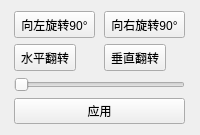
             <widget class="QWidget" name="page_3">
              <property name="geometry">
               <rect>
                <x>0</x>
                <y>0</y>
                <width>200</width>
                <height>135</height>
               </rect>
              </property>
              <attribute name="icon">
               <iconset>
                <normaloff>:/ps/res/ps/rota2.png</normaloff>:/ps/res/ps/rota2.png</iconset>
              </attribute>
              <attribute name="label">
               <string>旋转变换</string>
              </attribute>
              <layout class="QGridLayout" name="gridLayout">
               <item row="3" column="0" colspan="2">
                <widget class="QSlider" name="rotaSlider">
                 <property name="maximum">
                  <number>360</number>
                 </property>
                 <property name="orientation">
                  <enum>Qt::Horizontal</enum>
                 </property>
                </widget>
               </item>
               <item row="1" column="1">
                <widget class="QToolButton" name="btnFlipVertical">
                 <property name="maximumSize">
                  <size>
                   <width>16777215</width>
                   <height>35</height>
                  </size>
                 </property>
                 <property name="focusPolicy">
                  <enum>Qt::NoFocus</enum>
                 </property>
                 <property name="contextMenuPolicy">
                  <enum>Qt::NoContextMenu</enum>
                 </property>
                 <property name="toolTip">
                  <string>垂直翻转</string>
                 </property>
                 <property name="text">
                  <string>垂直翻转</string>
                 </property>
                 <property name="icon">
                  <iconset>
                   <normaloff>
                                        :/ps/res/ps/slip1.png</normaloff>
                                        :/ps/res/ps/slip1.png</iconset>
                 </property>
                 <property name="iconSize">
                  <size>
                   <width>64</width>
                   <height>64</height>
                  </size>
                 </property>
                 <property name="popupMode">
                  <enum>QToolButton::DelayedPopup</enum>
                 </property>
                 <property name="toolButtonStyle">
                  <enum>Qt::ToolButtonIconOnly</enum>
                 </property>
                 <property name="autoRaise">
                  <bool>false</bool>
                 </property>
                 <property name="arrowType">
                  <enum>Qt::NoArrow</enum>
                 </property>
                </widget>
               </item>
               <item row="0" column="0">
                <widget class="QToolButton" name="btnRotateLeft">
                 <property name="maximumSize">
                  <size>
                   <width>16777215</width>
                   <height>35</height>
                  </size>
                 </property>
                 <property name="focusPolicy">
                  <enum>Qt::NoFocus</enum>
                 </property>
                 <property name="contextMenuPolicy">
                  <enum>Qt::NoContextMenu</enum>
                 </property>
                 <property name="toolTip">
                  <string>左旋转90度</string>
                 </property>
                 <property name="text">
                  <string>向左旋转90°</string>
                 </property>
                 <property name="icon">
                  <iconset>
                   <normaloff>
                                        :/ps/res/ps/rotaLeft.png</normaloff>
                                        :/ps/res/ps/rotaLeft.png</iconset>
                 </property>
                 <property name="iconSize">
                  <size>
                   <width>64</width>
                   <height>64</height>
                  </size>
                 </property>
                 <property name="popupMode">
                  <enum>QToolButton::DelayedPopup</enum>
                 </property>
                 <property name="toolButtonStyle">
                  <enum>Qt::ToolButtonIconOnly</enum>
                 </property>
                 <property name="autoRaise">
                  <bool>false</bool>
                 </property>
                 <property name="arrowType">
                  <enum>Qt::NoArrow</enum>
                 </property>
                </widget>
               </item>
               <item row="1" column="0">
                <widget class="QToolButton" name="btnFlipHorizontal">
                 <property name="maximumSize">
                  <size>
                   <width>16777215</width>
                   <height>35</height>
                  </size>
                 </property>
                 <property name="focusPolicy">
                  <enum>Qt::NoFocus</enum>
                 </property>
                 <property name="contextMenuPolicy">
                  <enum>Qt::NoContextMenu</enum>
                 </property>
                 <property name="toolTip">
                  <string>水平镜像翻转</string>
                 </property>
                 <property name="text">
                  <string>水平翻转</string>
                 </property>
                 <property name="icon">
                  <iconset>
                   <normaloff>
                                        :/ps/res/ps/slip0.png</normaloff>
                                        :/ps/res/ps/slip0.png</iconset>
                 </property>
                 <property name="iconSize">
                  <size>
                   <width>64</width>
                   <height>64</height>
                  </size>
                 </property>
                 <property name="popupMode">
                  <enum>QToolButton::DelayedPopup</enum>
                 </property>
                 <property name="toolButtonStyle">
                  <enum>Qt::ToolButtonIconOnly</enum>
                 </property>
                 <property name="autoRaise">
                  <bool>false</bool>
                 </property>
                 <property name="arrowType">
                  <enum>Qt::NoArrow</enum>
                 </property>
                </widget>
               </item>
               <item row="0" column="1">
                <widget class="QToolButton" name="btnRotateRight">
                 <property name="maximumSize">
                  <size>
                   <width>16777215</width>
                   <height>35</height>
                  </size>
                 </property>
                 <property name="focusPolicy">
                  <enum>Qt::NoFocus</enum>
                 </property>
                 <property name="contextMenuPolicy">
                  <enum>Qt::NoContextMenu</enum>
                 </property>
                 <property name="toolTip">
                  <string>右旋转90度</string>
                 </property>
                 <property name="text">
                  <string>向右旋转90°</string>
                 </property>
                 <property name="icon">
                  <iconset>
                   <normaloff>
                                        :/ps/res/ps/rotaRight.png</normaloff>
                                        :/ps/res/ps/rotaRight.png</iconset>
                 </property>
                 <property name="iconSize">
                  <size>
                   <width>64</width>
                   <height>64</height>
                  </size>
                 </property>
                 <property name="popupMode">
                  <enum>QToolButton::DelayedPopup</enum>
                 </property>
                 <property name="toolButtonStyle">
                  <enum>Qt::ToolButtonIconOnly</enum>
                 </property>
                 <property name="autoRaise">
                  <bool>false</bool>
                 </property>
                 <property name="arrowType">
                  <enum>Qt::NoArrow</enum>
                 </property>
                </widget>
               </item>
               <item row="4" column="0" colspan="2">
                <widget class="QPushButton" name="sureTransform">
                 <property name="text">
                  <string>应用</string>
                 </property>
                </widget>
               </item>
              </layout>
             </widget>
